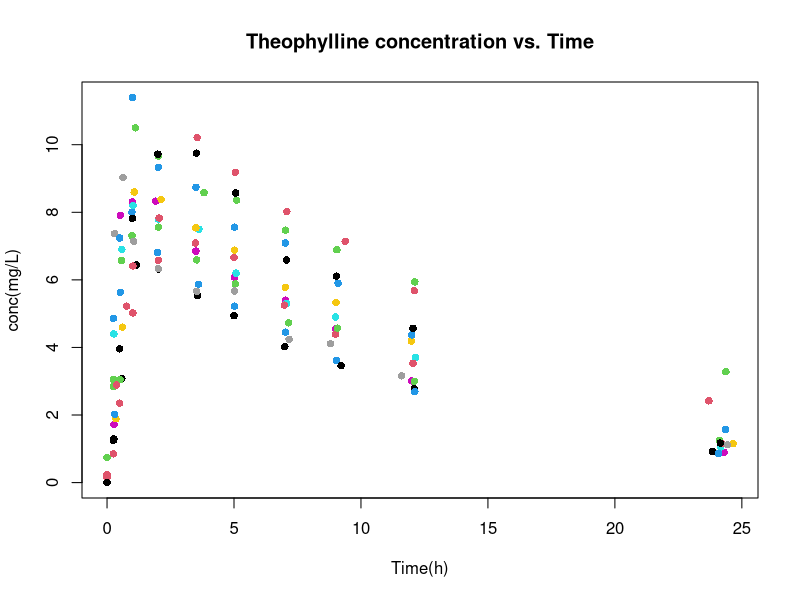

Here is the R script that generated this plot:
## ---- chunk 1
knitr::opts_chunk$set(echo = FALSE)
## ---- chunk 2
str(Theoph)

## ---- chunk 3
plot(conc~Time, data = Theoph, col = Subject,
     main = "Theophylline concentration vs. Time", 
     xlab = "Time(h)", ylab = "conc(mg/L)", pch = 16)
